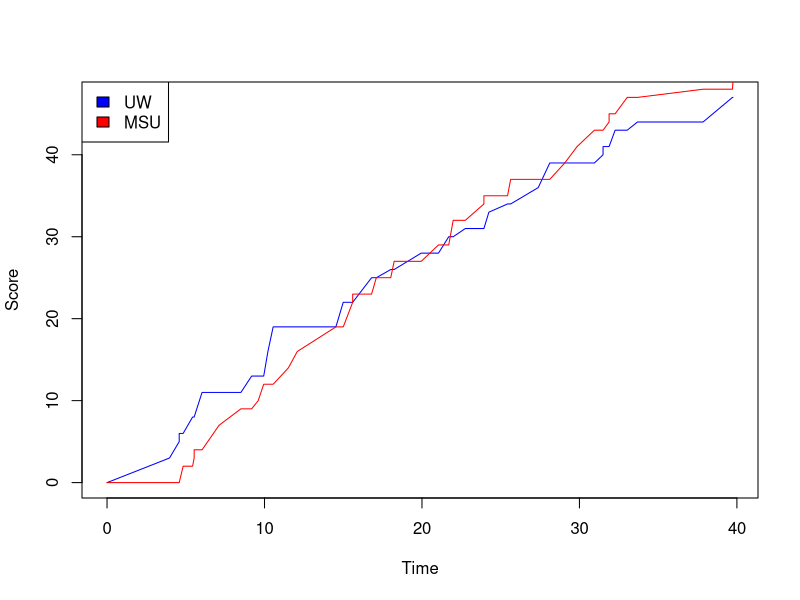

Generate this figure with R: (Note: this script raises an error after producing the figure.)
###### Question 1
UWMSU<-read.delim("UWvMSU_1-22-13.txt", header=TRUE, stringsAsFactors = FALSE)

#Iterative Cumulative UW Sum
cumsum_UW<-3
for (i in 2:nrow(UWMSU)) {
  if (UWMSU$team[i]=="UW") {
    cumsum_UW[i]<-cumsum_UW[i-1]+UWMSU$score[i]
  } else{
    cumsum_UW[i]<-cumsum_UW[i-1]
  }
  }

#Iterative Cumulative MSU Sum
cumsum_MSU<-0
for (i in 2:nrow(UWMSU)) {
  if (UWMSU$team[i]=="MSU") {
    cumsum_MSU[i]<-cumsum_MSU[i-1]+UWMSU$score[i]
  } else{
    cumsum_MSU[i]<-cumsum_MSU[i-1]
  }
}

#Create a new table so that cumulative scores are linked with game time 
cum<-cbind(UWMSU,cumsum_UW)
cum<-cbind(cum,cumsum_MSU)
cum<-rbind(c(0,"UW",0,0,0), cum)
cum<-rbind(c(0,"MSU",0,0,0), cum)

#Plot both cumulative scores against time on 1 plot 
plot(cum$time, cum$cumsum_UW, type="l", col="blue", xlab="Time", ylab="Score")
lines(cum$time, cum$cumsum_MSU, col="red")
legend("topleft",
       c("UW","MSU"),
       fill=c("blue","red")
)

###### Question 2
#To begin, enter guessnumber() and place your first guess within parentheses. 
#Deafault guess is 1 if no number is specified.This will be your first guess. 
#Afterwards, guessing can proceed in the console. You will be allowed to 
#guess with feedback 10 total times. 

guessnumber<-function(guess=1){
counter <- 1
number <- sample(1:100, 1)
print(paste0("I am thinking of a number 1-100"))
while(counter < 11) {
  if (guess < number) {
    print(paste0("Higher"))
    counter <- counter + 1
    nextguess <- readline("Guess:")
    guess <- as.numeric(nextguess)
  } else if (guess > number) {
    print(paste0("Lower"))
    counter <- counter + 1
    nextguess <- readline("Guess:")
    guess <- as.numeric(nextguess)
  } else if (guess == number) {
    print("Correct!")
    opt <- options(show.error.messages=FALSE)
    on.exit(options(opt))
    stop()
  } 
}
}

guessnumber()
